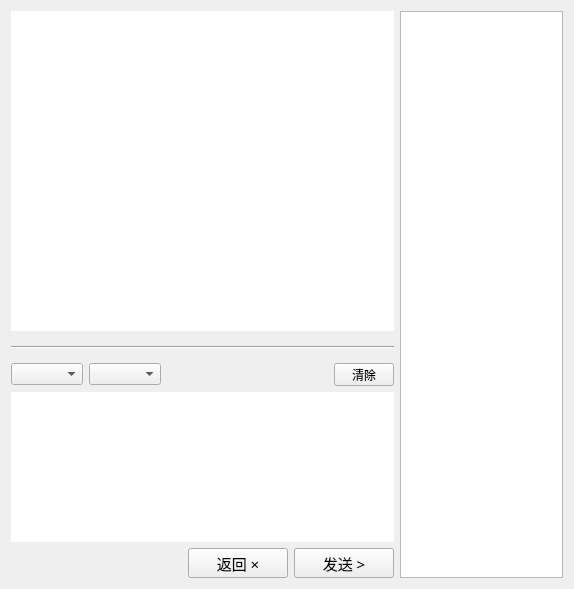
<?xml version="1.0" encoding="UTF-8"?>
<ui version="4.0">
 <class>ChatRoom</class>
 <widget class="QWidget" name="ChatRoom">
  <property name="geometry">
   <rect>
    <x>0</x>
    <y>0</y>
    <width>574</width>
    <height>587</height>
   </rect>
  </property>
  <property name="windowTitle">
   <string>Form</string>
  </property>
  <layout class="QGridLayout" name="gridLayout_2">
   <item row="0" column="0">
    <layout class="QGridLayout" name="gridLayout">
     <item row="0" column="0" colspan="6">
      <widget class="QListWidget" name="ChatList">
       <property name="sizePolicy">
        <sizepolicy hsizetype="Minimum" vsizetype="Minimum">
         <horstretch>0</horstretch>
         <verstretch>0</verstretch>
        </sizepolicy>
       </property>
       <property name="minimumSize">
        <size>
         <width>0</width>
         <height>320</height>
        </size>
       </property>
       <property name="styleSheet">
        <string notr="true">border-color: rgb(85, 255, 255);</string>
       </property>
       <property name="frameShape">
        <enum>QFrame::NoFrame</enum>
       </property>
       <property name="frameShadow">
        <enum>QFrame::Sunken</enum>
       </property>
       <property name="lineWidth">
        <number>10</number>
       </property>
      </widget>
     </item>
     <item row="0" column="6" rowspan="5">
      <widget class="QListWidget" name="listWidget">
       <property name="minimumSize">
        <size>
         <width>150</width>
         <height>0</height>
        </size>
       </property>
       <property name="maximumSize">
        <size>
         <width>230</width>
         <height>16777215</height>
        </size>
       </property>
      </widget>
     </item>
     <item row="2" column="0">
      <widget class="QComboBox" name="comboBox"/>
     </item>
     <item row="2" column="1">
      <widget class="QComboBox" name="comboBox_2"/>
     </item>
     <item row="2" column="2" colspan="3">
      <spacer name="horizontalSpacer_5">
       <property name="orientation">
        <enum>Qt::Horizontal</enum>
       </property>
       <property name="sizeHint" stdset="0">
        <size>
         <width>128</width>
         <height>20</height>
        </size>
       </property>
      </spacer>
     </item>
     <item row="2" column="5">
      <widget class="QPushButton" name="ptn6">
       <property name="sizePolicy">
        <sizepolicy hsizetype="Fixed" vsizetype="Fixed">
         <horstretch>0</horstretch>
         <verstretch>0</verstretch>
        </sizepolicy>
       </property>
       <property name="minimumSize">
        <size>
         <width>60</width>
         <height>23</height>
        </size>
       </property>
       <property name="maximumSize">
        <size>
         <width>60</width>
         <height>23</height>
        </size>
       </property>
       <property name="font">
        <font>
         <pointsize>9</pointsize>
        </font>
       </property>
       <property name="text">
        <string>清除</string>
       </property>
       <property name="checkable">
        <bool>true</bool>
       </property>
      </widget>
     </item>
     <item row="3" column="0" colspan="6">
      <widget class="QTextEdit" name="textEdit">
       <property name="minimumSize">
        <size>
         <width>0</width>
         <height>150</height>
        </size>
       </property>
       <property name="maximumSize">
        <size>
         <width>16777215</width>
         <height>230</height>
        </size>
       </property>
       <property name="styleSheet">
        <string notr="true"/>
       </property>
       <property name="frameShape">
        <enum>QFrame::NoFrame</enum>
       </property>
       <property name="frameShadow">
        <enum>QFrame::Sunken</enum>
       </property>
       <property name="lineWidth">
        <number>10</number>
       </property>
      </widget>
     </item>
     <item row="4" column="0" colspan="3">
      <spacer name="horizontalSpacer_6">
       <property name="orientation">
        <enum>Qt::Horizontal</enum>
       </property>
       <property name="sizeHint" stdset="0">
        <size>
         <width>258</width>
         <height>20</height>
        </size>
       </property>
      </spacer>
     </item>
     <item row="4" column="3">
      <widget class="QPushButton" name="ptnChange_2">
       <property name="minimumSize">
        <size>
         <width>100</width>
         <height>30</height>
        </size>
       </property>
       <property name="font">
        <font>
         <family>宋体</family>
         <pointsize>11</pointsize>
        </font>
       </property>
       <property name="text">
        <string>返回 ×</string>
       </property>
      </widget>
     </item>
     <item row="4" column="4" colspan="2">
      <widget class="QPushButton" name="ptnChange">
       <property name="minimumSize">
        <size>
         <width>100</width>
         <height>30</height>
        </size>
       </property>
       <property name="font">
        <font>
         <family>宋体</family>
         <pointsize>11</pointsize>
        </font>
       </property>
       <property name="text">
        <string>发送 &gt;</string>
       </property>
      </widget>
     </item>
     <item row="1" column="0" colspan="6">
      <widget class="Line" name="line_2">
       <property name="minimumSize">
        <size>
         <width>0</width>
         <height>20</height>
        </size>
       </property>
       <property name="styleSheet">
        <string notr="true">color: rgb(182, 182, 182);</string>
       </property>
       <property name="orientation">
        <enum>Qt::Horizontal</enum>
       </property>
      </widget>
     </item>
    </layout>
   </item>
  </layout>
 </widget>
 <resources/>
 <connections/>
</ui>
